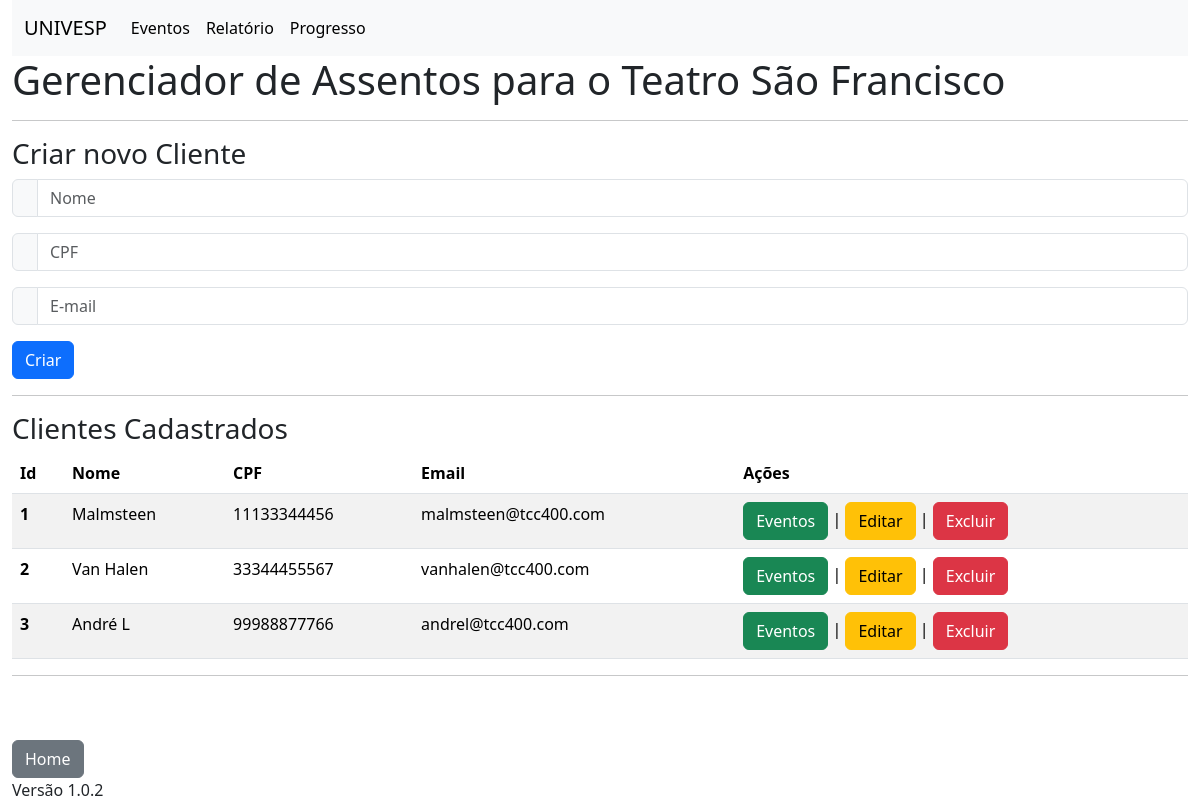
The page /cliente_lista on the database as committed earlier.
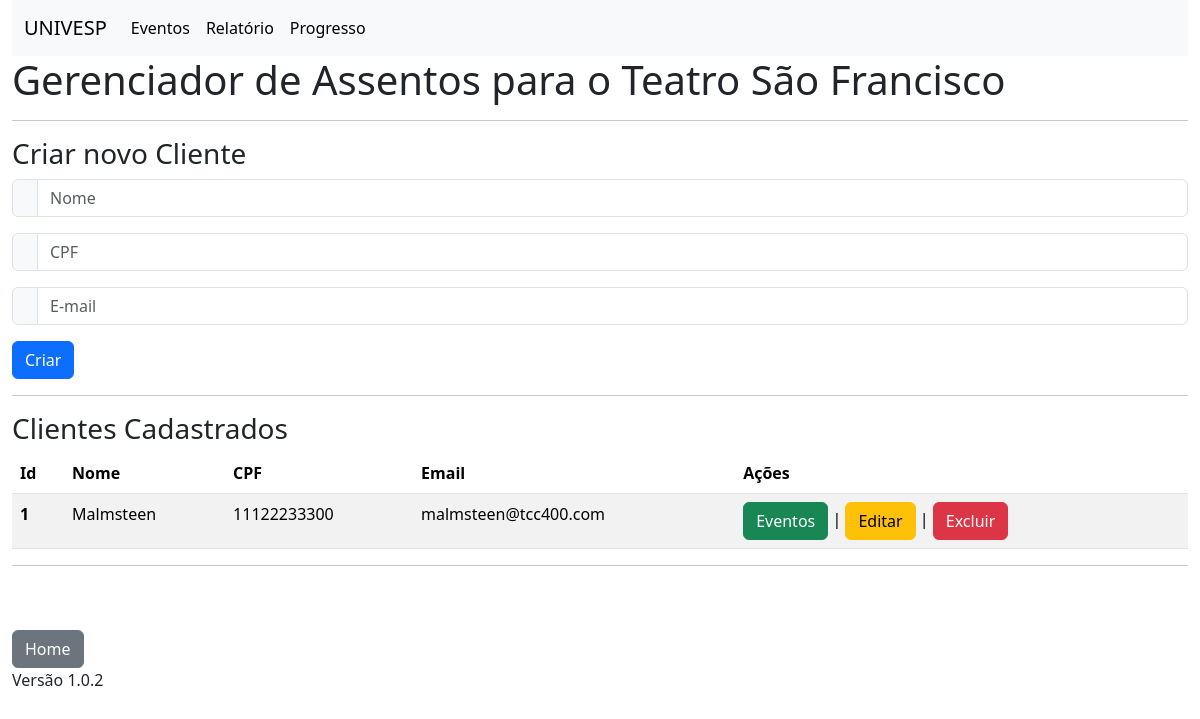
The same page on the database as committed later.
### models.py (models this page shows, shortened)
class Cliente(db.Model):
    __tablename__='clientes'
    id = db.Column(db.Integer, primary_key=True)
    nome = db.Column(db.String(100))
    cpf = db.Column(db.String(11))
    email = db.Column(db.String(100))
    eventos = db.relationship('Evento',
                              secondary=Cliente_Evento.__table__,
                              back_populates='clientes'
                              )

### routes.py (the view, shortened to what this page needs)
@app.route('/cliente_lista', methods=['GET', 'POST'])
def cliente_lista():
    clientes = Cliente.query.all()
    if request.method == 'GET':
        return render_template('cliente_lista.html', clientes=clientes)

### templates/cliente_lista.html
{% extends 'base.html' %}
{% block conteudo %}
<h1>Gerenciador de Assentos para o Teatro São Francisco</h1>
<hr>
<h3>Criar novo Cliente</h3>
<form action="/cliente_lista" method="post">
  <div class="input-group mb-3">
    <span class="input-group-text" id="basic-addon1"></span>
    <input type="text" class="form-control" placeholder="Nome" aria-label="Username" aria-describedby="basic-addon1" name="nome" required>
  </div>
  <div class="input-group mb-3">
    <span class="input-group-text" id="basic-addon1"></span>
    <input type="text" class="form-control" placeholder="CPF" aria-label="Username" aria-describedby="basic-addon1" name="cpf" required>
  </div>
  <div class="input-group mb-3">
    <span class="input-group-text" id="basic-addon1"></span>
    <input type="text" class="form-control" placeholder="E-mail" aria-label="Username" aria-describedby="basic-addon1" name="email" required>
  </div>
  <button type="submit" class="btn btn-primary">Criar</button>
</form>
<hr>
<h3>Clientes Cadastrados</h3>
<table class="table table-striped">
    <thead>
      <tr>
        <th scope="col">Id</th>
        <th scope="col">Nome</th>
        <th scope="col">CPF</th>
        <th scope="col">Email</th>
        <th scope="col">Ações</th>
      </tr>
    </thead>
    <tbody>
      {% for e in clientes %}
      <tr>
        <th scope="row">{{e.id}}</th>
        <td>{{e.nome}}</td>
        <td>{{e.cpf}}</td>
        <td>{{e.email}}</td>
        <td>
          <a class="btn btn-success" role="button" aria-disabled="true" href="/cliente_ver/{{e.id}}">Eventos</a> |
          <a class="btn btn-warning" role="button" aria-disabled="true">Editar</a> |
          <a class="btn btn-danger" role="button" aria-disabled="true">Excluir</a>
        </td>
      </tr>
      {% endfor %}
    </tbody>
  </table>
{% endblock %}

Rows that differ between the two databases and show on the page:
removed Cliente: id "2", nome "Van Halen", cpf "33344455567", email "vanhalen@tcc400.com"
removed Cliente: id "3", nome "André L", cpf "99988877766", email "andrel@tcc400.com"
changed Cliente "Malmsteen": cpf "11133344456" → "11122233300"
